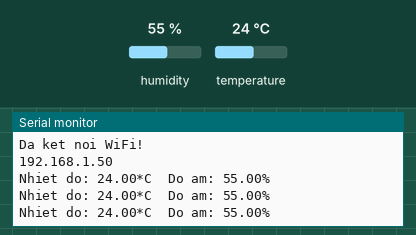
Recording of a sketch running on a simulated ESP32. Parts: the last lines printed to the serial monitor. Inputs (shaded band) come from the test bench; at power-on: humidity 55 %, temperature 24 °C. WiFi joins after 1.5 s; servers stay silent unless stated.

Above: at 3.7 s.
3.8 s: humidity set to 22 %
At 5.0 s:
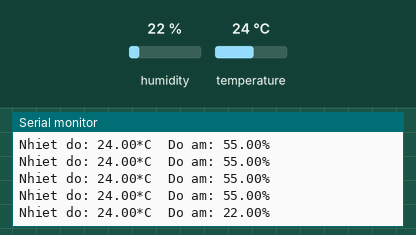
6.5 s: temperature set to 12 °C
At 7.0 s:
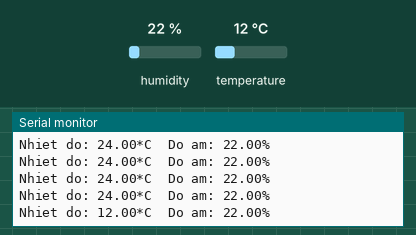
9.2 s: humidity set to 40 %
At 9.2 s:
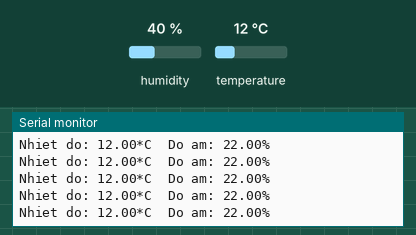
Timing chart, 0 to 12.2 s (numbered marks = the images above; inputs shaded):
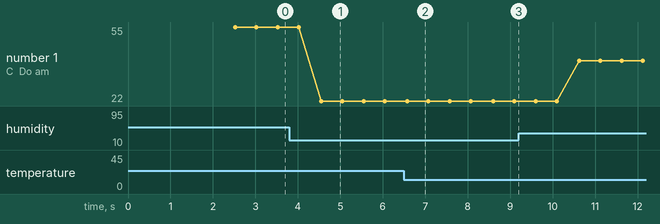

The sketch:

ESP32-DHT11.ino
```cpp
#include <DHT.h>
#include <DHT_U.h>

#include <FirebaseESP32.h>
#include <DHT.h>
#include  <WiFi.h>

#define FIREBASE_HOST "https://iotfirebase-ee64c-default-rtdb.firebaseio.com/"
#define FIREBASE_AUTH "xyFaatQqedlT6XJLRAZlyPeqPFwux0vD6nwpM3pG"
#define WIFI_SSID "^$^" // Thay Ã„â€˜Ã¡Â»â€¢i tÃƒÂªn wifi cÃ¡Â»Â§a bÃ¡ÂºÂ¡n
#define WIFI_PASSWORD "33333333" // Thay Ã„â€˜Ã¡Â»â€¢i password wifi cÃ¡Â»Â§a bÃ¡ÂºÂ¡n
#define DHTPIN 4
#define DHTTYPE DHT11   // DHT 11

DHT dht(DHTPIN, DHTTYPE);
FirebaseData fbdo;

void setup() {

  Serial.begin(9600);
  delay(1000);
  WiFi.begin (WIFI_SSID, WIFI_PASSWORD);
  Serial.print("Dang ket noi");
  while (WiFi.status() != WL_CONNECTED) {
    Serial.print(".");
    delay(500);
  }

  dht.begin();
  Serial.println ("");
  Serial.println ("Da ket noi WiFi!");
  Serial.println(WiFi.localIP());
  Firebase.begin(FIREBASE_HOST, FIREBASE_AUTH);

}

void loop() {

  float h = dht.readHumidity();
  float t = dht.readTemperature();  // Ã„Â Ã¡Â»Â c nhiÃ¡Â»â€¡t Ã„â€˜Ã¡Â»â„¢ theo Ã„â€˜Ã¡Â»â„¢ C

  if (isnan(h) || isnan(t)) {
    Serial.println("Failed to read from DHT sensor!");
    return;

  }

  Serial.print("Nhiet do: ");
  Serial.print(t);
  Serial.print("*C  ");
  Serial.print("Do am: ");
  Serial.print(h);
  Serial.println("%  ");

  Firebase.setFloat( fbdo,"Nhiet do", t);

  Firebase.setFloat ( fbdo,"Do am", h);

  delay(200);

}
```

Measured:
- after the input at 3.8 s, the serial monitor: prints a new line after 0.75 s (image 1)
- after the input at 6.5 s, the serial monitor: prints a new line after 0.07 s (image 2)
- plotted number 1: 55 → 22 after the input at 3.8 s, 22 → 40 after the input at 9.2 s
